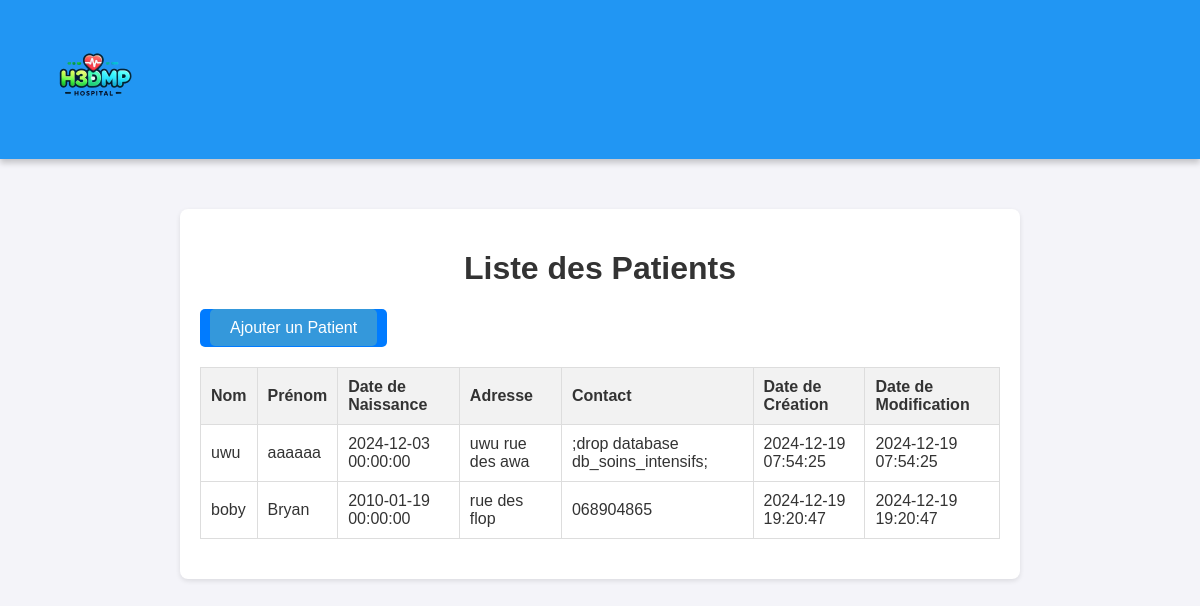
Screenshot of /views/patients with the database file from the repository.
### tables this page shows
CREATE TABLE IF NOT EXISTS `patient_intensif` (
  `patient_id` int(11) NOT NULL AUTO_INCREMENT,
  `nom` varchar(255) DEFAULT NULL,
  `prenom` varchar(255) DEFAULT NULL,
  `date_naissance` datetime DEFAULT NULL,
  `contact` varchar(255) DEFAULT NULL,
  `adresse` varchar(255) DEFAULT NULL,
  `actif` tinyint(1) DEFAULT NULL,
  `date_creation` datetime DEFAULT current_timestamp(),
  `date_modification` datetime DEFAULT current_timestamp(),
  `lit_id` int(11) DEFAULT NULL,
  PRIMARY KEY (`patient_id`),
  KEY `lit_id` (`lit_id`)
);

### controllers/PatientController.php (called while the page is built, shortened)
<?php
require_once __DIR__ . '/../models/Modele.php';
require_once __DIR__ . '/../models/Patient.php';
class PatientController {
    private $patient;
    public function __construct() {
        $modele = new Modele();
        $this->patient = new Patient($modele->getBdd());
    }
    public function getAllPatients() {
        $patients = $this->patient->getAll();
        return $patients;
    }
}
?>

### models/Modele.php (called while the page is built, shortened)
<?php
class Modele {
  private static $bdd;
  public static function getBdd($database = 'db_soins_intensifs') {
    if (self::$bdd === null) {
      try {
        self::$bdd = new PDO(
          'mysql:host=localhost:3307;dbname=' . $database . ';charset=utf8',
          'root',
          ''
        );
        self::$bdd->setAttribute(PDO::ATTR_ERRMODE, PDO::ERRMODE_EXCEPTION);
      } catch (Exception $e) {
        die('Erreur : ' . $e->getMessage());
      }
    }
    return self::$bdd;
  }
}
?>

### models/Patient.php (called while the page is built, shortened)
<?php
require_once 'Modele.php';
class Patient {
    private $db;
    public function __construct($db) {
        $this->db = $db;
    }
    public function getAll() {
        $sql = "SELECT * FROM patient_intensif";
        $stmt = $this->db->prepare($sql);
        $stmt->execute();
        return $stmt->fetchAll(PDO::FETCH_ASSOC);
    }
}

### views/patients/index.php (the view, shortened to what this page needs)
<?php require '../../controllers/PatientController.php' ?>
<!DOCTYPE html>
<html lang="fr">
<head>
    <link rel="stylesheet" href="../../css/style.css">
</head>
<header class="navbar">
    <div class="logo">
      <a href="../../index.php">
        <img src="../../assets/logo.png" alt="H3DMP Logo">
      </a>
    </div>
  </header>
<body>
    <div class="container mt-5">
        <h1 class="mb-4">Liste des Patients</h1>
        <div class="box">
            <a href="create.php" class="btn btn-primary">Ajouter un Patient</a>
        </div>
        <table class="table table-bordered table-striped">
            <thead class="thead-dark">
                <tr>
                    <th>Nom</th>
                    <th>Prénom</th>
                    <th>Date de Naissance</th>
                    <th>Adresse</th>
                    <th>Contact</th>
                    <th>Date de Création</th>
                    <th>Date de Modification</th>
                </tr>
            </thead>
            <?php
            $Patients = new PatientController();
            $patients = $Patients->getAllPatients();
            foreach ($patients as $patient) {
                echo "<tr>
                    <td>{$patient['nom']}</td>
                    <td>{$patient['prenom']}</td>
                    <td>{$patient['date_naissance']}</td>
                    <td>{$patient['adresse']}</td>
                    <td>{$patient['contact']}</td>
                    <td>{$patient['date_creation']}</td>
                    <td>{$patient['date_modification']}</td>
                </tr>";
            }
            ?>
        </table>
    </div>
</body>
</html>

### css/style.css (style rules this page uses)
body { margin: 0; font-family: Arial, sans-serif; background-color: #cfcfcf; }
.navbar { display: flex; justify-content: space-between; align-items: center; background-color: #2196F3; padding: 15px 30px; box-shadow: 0 4px 6px rgba(0, 0, 0, 0.2); }
.navbar .logo img { height: 125px; }
table { width: 100%; border-collapse: collapse; margin-bottom: 20px; }
table th, table td { padding: 10px; border: 1px solid #ddd; text-align: left; }
table th { background-color: #f2f2f2; }
.container { margin: 50px auto; padding: 20px; background-color: white; border-radius: 10px; box-shadow: 0 4px 8px rgba(0, 0, 0, 0.1); max-width: 2000px; }
.box { display: inline-block; background-color: #007bff; padding: 10px; border-radius: 5px; margin-bottom: 20px; }
.box a { color: #fff; text-decoration: none; padding: 10px 20px; border-radius: 5px; }
body { font-family: Arial, sans-serif; background-color: #f4f4f4; margin: 0; padding: 0; }
.container { width: 80%; margin: 0 auto; background-color: #fff; padding: 20px; box-shadow: 0 0 10px rgba(0, 0, 0, 0.1); }
h1 { display: flex; color: #333; justify-content: center; }
body { font-family: Arial, sans-serif; background-color: #f4f4f9; color: #333; margin: 0; padding: 0; }
.container { max-width: 800px; margin: 50px auto; padding: 20px; background: #fff; box-shadow: 0 2px 5px rgba(0, 0, 0, 0.1); border-radius: 8px; }
.btn { padding: 10px 20px; font-size: 1em; color: #fff; background-color: #3498db; border: none; border-radius: 5px; cursor: pointer; transition: background-color 0.3s ease; }

### rows the page displays
patient_intensif: nom "uwu", prenom "aaaaaa", date_naissance "2024-12-03 00:00:00", adresse "uwu rue des awa", contact ";drop database db_soins_intensifs;", date_creation "2024-12-19 07:54:25", date_modification "2024-12-19 07:54:25"
patient_intensif: nom "boby", prenom "Bryan", date_naissance "2010-01-19 00:00:00", adresse "rue des flop", contact "068904865", date_creation "2024-12-19 19:20:47", date_modification "2024-12-19 19:20:47"
